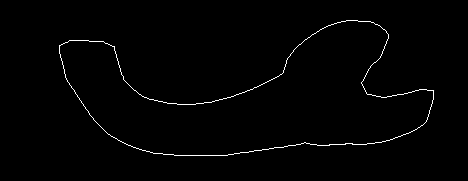
#> input picture simulator_LLM/car_control/Photos_for_Masking/Masked/Centerline.png, 468 x 181 px, found by its file name
$ python trajOpt.py
#> lines starting #> are read from the running program, lines starting #| are printed output that depends on the picture; after the words box and inside, x2 and y2 are one past the last pixel; in counts of white or black regions, pixels touching at a corner belong together
import numpy as np
# import cvxpy as cp
from scipy.ndimage import binary_dilation
import csv
from scipy.spatial import KDTree
from skimage.io import imsave
from PIL import Image
from skimage.morphology import skeletonize
import matplotlib.pyplot as plt
from scipy.spatial import KDTree
from scipy.ndimage import binary_dilation, binary_erosion
from scipy.spatial import distance
import yaml


# Configuration dictionary
config = {
    'HORIZON': 50,        # Number of trajectory points
    'MAX_VELOCITY': 2.0,  # Maximum velocity (m/s)
    'MAX_ACCELERATION': 1.5,  # Maximum acceleration (m/s²)
    'TRACK_WIDTH': 1.0,   # Track width (m)
    'VEHICLE_LENGTH': 0.5,  # Vehicle length (m)
    'VEHICLE_WIDTH': 0.3    # Vehicle width (m)
}


# [34 lines left out: function compute_inner_outer_distances, not called in this run]

def load_occupancy(path):
    with open(path, "r") as csvfile:
        reader = csv.reader(csvfile)
        occupancy_grid = np.array([list(map(float, row)) for row in reader])
    return occupancy_grid


def preprocess_occupancy_grid(occupancy_grid):
    """
    Preprocess occupancy grid for trajectory optimization

    Args:
    - occupancy_grid: 2D NumPy array (0 = free space, 1 = occupied)

    Returns:
    - Processed safe space grid
    """
    safe_space = binary_dilation(occupancy_grid, iterations=6)
    safe_space = safe_space.astype(float)
    return safe_space


def array_to_PNG(array ,output_file="skeleton_photo.png"):
    # Save the pruned skeleton as a PNG file
    imsave(output_file, array.astype(np.uint8) * 255)

def png_to_array(png_file):
    """
    Convert a PNG file to a skeletonized binary array.

    Parameters:
    - png_file: Path to the PNG file.

    Returns:
    - skeleton: 2D binary NumPy array representing the skeleton.
    """
    # Load the image
    image = Image.open(png_file)

    # Convert to grayscale
    grayscale_image = image.convert("L")

    # Convert to a binary image (thresholding)
    binary_image = np.array(grayscale_image) > 128  # Threshold at 128 (mid-gray)

    # Skeletonize the binary image
    skeleton = skeletonize(binary_image)

    return skeleton


def extract_centerline(occupancy_grid):


    # Invert the occupancy grid to get free space
    free_space = 1 - occupancy_grid

    # Skeletonize the free space
    skeleton = skeletonize(free_space)


    return skeleton


def line_coordinates(line):
    y_coords, x_coords = np.nonzero(line)
    sCenterLine_points = np.column_stack((x_coords, y_coords))

    # Create a KDTree to efficiently find nearest neighbors for ordering points
    tree = KDTree(sCenterLine_points)
    ordered_points = [sCenterLine_points[0]]
    visited = {0}

    while len(ordered_points) < len(sCenterLine_points):
        last_point = ordered_points[-1]
        distances, indices = tree.query(last_point, k=len(sCenterLine_points))  # Find all neighbors
        for idx in indices:
            if idx not in visited:
                visited.add(idx)
                ordered_points.append(sCenterLine_points[idx])
                break
        else:
            # If no new point is found, break to avoid an infinite loop
            break

    ordered_points = np.array(ordered_points)

    return  ordered_points

def get_map_coordinates(path_points, yaml_path, resolution=0.05):
    with open(yaml_path, 'r') as file:
        config = yaml.safe_load(file)

    # Extract the parameters from the YAML file
    origin = config['origin']

    real_world_coords = []
    for y, x in path_points:
        world_x = (x * resolution) + origin[0]
        world_x*=-1
        world_x -=3
        world_y = (y * resolution) + origin[1]
        world_y = ((world_y*-1) +3.2)
        world_y+=5.3
        real_world_coords.append((world_x, world_y))

    return real_world_coords

# [202 lines left out: functions optimize_trajectory, visualization, visualize_occupancy_grid, visualize_points, plot_points_on_occupancy_grid, visualize_distances, not called in this run]

def plot_three_lines(line1_points, line2_points, line3_points):
    # Define a helper function to plot a single line
    def plot_line(points, color, label):
        x_coords, y_coords = zip(*points)  # Extract x and y coordinates
        plt.plot(x_coords, y_coords, color=color, label=label, marker='o')  # Plot line with markers

    # Plot all three lines
    plt.figure(figsize=(8, 6))
    plot_line(line1_points, color='red', label='Line 1')
    plot_line(line2_points, color='blue', label='Line 2')
    plot_line(line3_points, color='green', label='Line 3')

    # Add labels and legend
    plt.xlabel('X-axis')
    plt.ylabel('Y-axis')
    plt.title('Visualization of Three Lines')
    plt.legend()
    plt.grid(True)

    # Show the plot
    plt.show()

# [5 lines left out: function create_CSV, not called in this run]


def main():
    #paths
    yaml_path = "/home/ugrp/simulator/simulator_LLM/car_control/maps/iros_2024/scan_iros_map_compete2024.yaml"
    occupancy_path = '/home/ugrp/simulator/simulator_LLM/car_control/CSVs/occupancy_grid.csv'
    png_skelton_path = "/home/ugrp/simulator/simulator_LLM/car_control/Photos_for_Masking/Masked/Centerline.png"
    outer_bound_path = "/home/ugrp/simulator/simulator_LLM/car_control/Photos_for_Masking/Masked/outer.png"
    inner_bound_path = "/home/ugrp/simulator/simulator_LLM/car_control/Photos_for_Masking/Masked/ineer_bound.png"


#Step one : load occupacy grid
    occupancy = load_occupancy(occupancy_path)
#> (reads simulator_LLM/car_control/CSVs/occupancy_grid.csv from the repository)


#step two : make heatmap for safety factor
    heat_map = preprocess_occupancy_grid(occupancy)

#Step three: Get skeleton with branches and noise
    skeleton = extract_centerline(heat_map)

#step four : turn to a png image to remove branches, noise and to get inner outer bounds
    #array_to_PNG(skeleton)
    #array_to_PNG(heat_map, "heat_map.png")


#step five : go edit the photot and remove branches

    "Use gimp for masking the path and getting inner, outer boundries"

#step six: load image and save it to array
    skeleton = png_to_array(png_skelton_path)
#> in png_to_array, image is the input picture: PIL image 468x181 L; min 0, max 255, mean 2.8
#> in png_to_array, `binary_image = np.array(grayscale_image) > 128`: binary_image: shape (181, 468) bool; 1.1% white in thin lines or dots, all inside (x1, y1, x2, y2) = (59, 20, 434, 156)
    inner_bound = png_to_array(inner_bound_path)
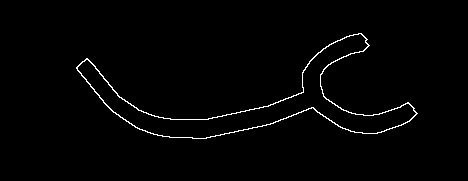
#> input picture simulator_LLM/car_control/Photos_for_Masking/Masked/ineer_bound.png, 468 x 181 px, found by its file name
#> in png_to_array, image is the input picture: PIL image 468x181 L; min 0, max 255, mean 3.6
#> in png_to_array (call 2), `binary_image = np.array(grayscale_image) > 128`: binary_image: shape (181, 468) bool; 1.4% white in thin lines or dots, all inside (x1, y1, x2, y2) = (76, 33, 418, 139)
#> in png_to_array (call 2), `skeleton = skeletonize(binary_image)`:
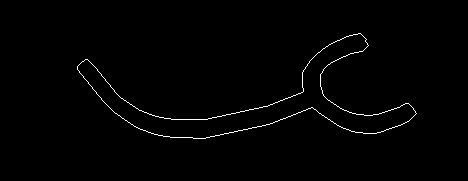
#> skeleton: shape (181, 468) bool; 0.99% white in thin lines or dots, all inside (x1, y1, x2, y2) = (77, 33, 417, 139)
    outer_bound = png_to_array(outer_bound_path)
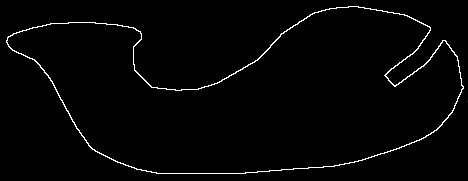
#> input picture simulator_LLM/car_control/Photos_for_Masking/Masked/outer.png, 468 x 181 px, found by its file name
#> in png_to_array, image is the input picture: PIL image 468x181 L; min 0, max 255, mean 4.8
#> in png_to_array (call 3), `binary_image = np.array(grayscale_image) > 128`: binary_image: shape (181, 468) bool; 1.9% white in thin lines or dots
#> in png_to_array (call 3), `skeleton = skeletonize(binary_image)`:
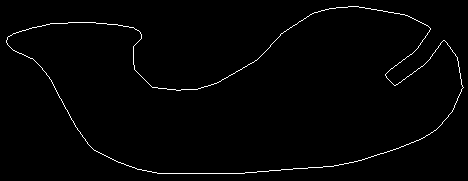
#> skeleton: shape (181, 468) bool; 1.3% white in thin lines or dots


#step seven : make array of points only
    CenterLine_points = line_coordinates(skeleton)
#> in line_coordinates, `y_coords, x_coords = np.nonzero(line)`: y_coords = 928 values from 20 to 155; x_coords = 928 values, max 433 at index 382, min 59 at index 155, mean 252
#> in line_coordinates, `sCenterLine_points = np.column_stack((x_coords, y_coords))`: sCenterLine_points = 928 pairs, first value 59 to 433, second value 20 to 155
#> in line_coordinates, `ordered_points = [sCenterLine_points[0]]`: ordered_points = [[346, 20]]
#> the loop in line_coordinates, `while len(ordered_points) < len(sCenterLine_points):` made 927 passes
#> last_point on passes 1 to 3: [346, 20], [347, 20], [348, 20]
#> after the loop in line_coordinates, `while len(ordered_points) < len(sCenterLine_points):`: ordered_points has the same summary as sCenterLine_points; visited = 928 items
#> CenterLine_points has the same summary as sCenterLine_points in line_coordinates
    inner_bound_points = line_coordinates(inner_bound)
#> the loop in line_coordinates (call 2), `while len(ordered_points) < len(sCenterLine_points):` made 837 passes
#> last_point on passes 1 to 3: [358, 33], [359, 33], [360, 33]
#> inner_bound_points = 838 pairs, first value 77 to 416, second value 33 to 138
    outer_bound_points = line_coordinates(outer_bound)
#> outer_bound_points = 1141 pairs, first value 6 to 463, second value 6 to 173

#step eight : plot and see if they are right
    plot_three_lines(CenterLine_points,inner_bound_points,outer_bound_points)
#> in plot_line, `x_coords, y_coords = zip(*points)`: x_coords = 928 values, max 433 at index 170, min 59 at index 599, mean 252; y_coords = 928 values, max 155 at index 399, min 20 at index 0, mean 98.15
#> in plot_three_lines, `plt.show()`:
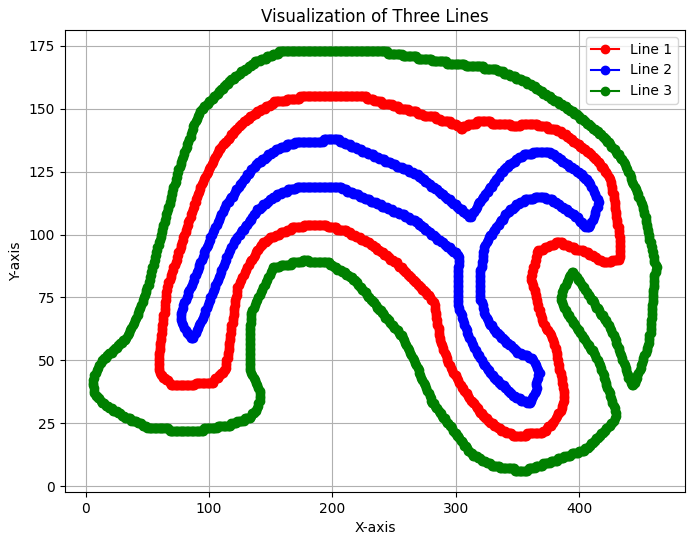
#> figure drawn by matplotlib, 1 panel

# step nine : Refrence points to the map instead of photo
    CenterLine_points = get_map_coordinates(CenterLine_points, yaml_path)
    inner_bound_points = get_map_coordinates(inner_bound_points, yaml_path)
    outer_bound_points = get_map_coordinates(outer_bound_points, yaml_path)
    plot_three_lines(CenterLine_points,inner_bound_points,outer_bound_points)


#step 10 import CSV
    create_CSV(CenterLine_points, "Centerline_points.csv")
    create_CSV(inner_bound_points, "inner_bound_points.csv")
    create_CSV(outer_bound_points, "outer_bound_points.csv")

if __name__ == "__main__":
#> (the run stopped early here; a loop or call above may not have finished)
